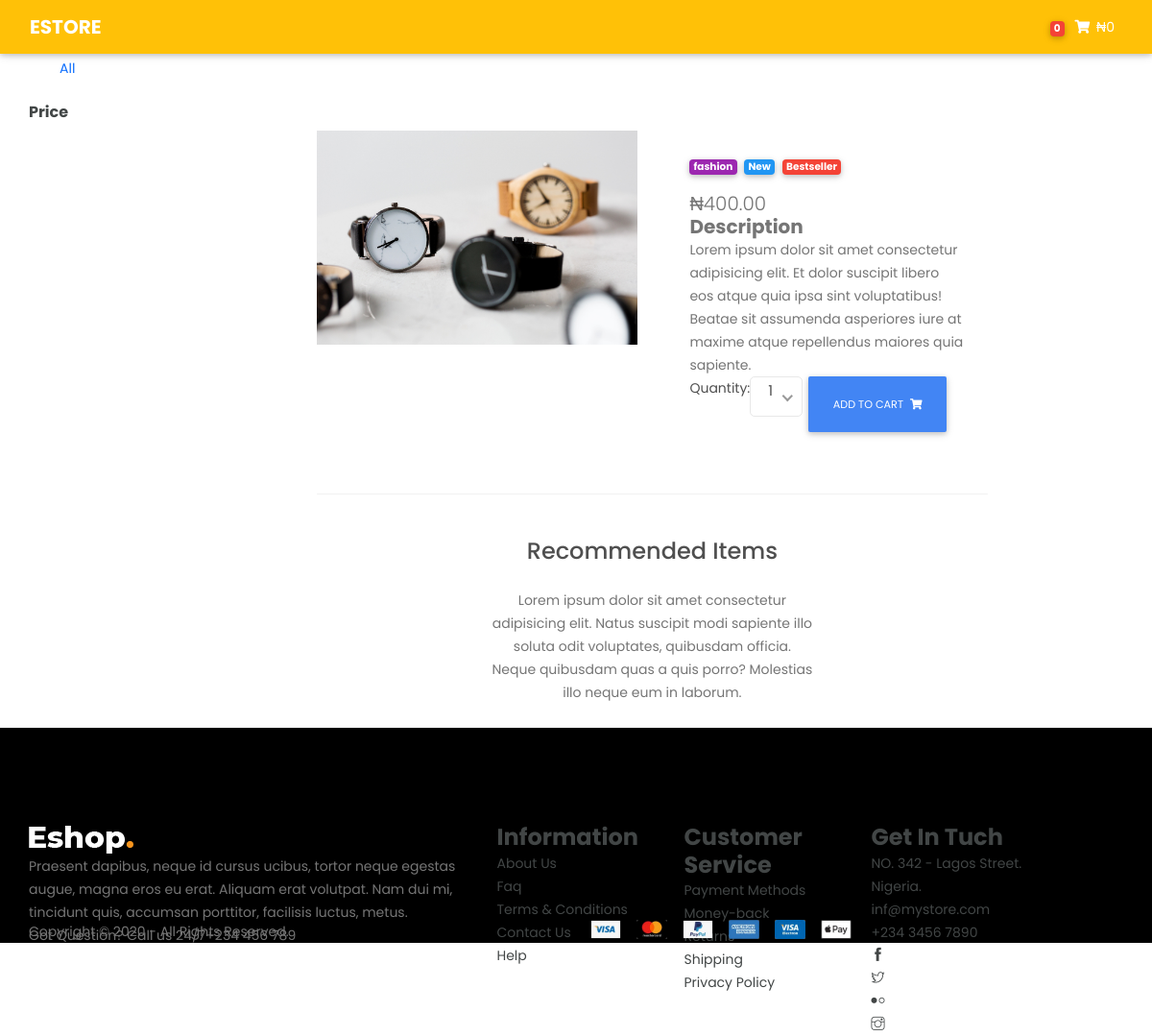
Page /product/6/gold-wristwatch/ on the committed database.
### store/models.py (models this page shows, shortened)
class Product(models.Model):
    name = models.CharField(max_length=20)
    category = models.ForeignKey(Category, related_name='products', on_delete=models.CASCADE)
    description = models.TextField(default='lets make a description right here. You cant get a better product than what we have here', null=True,
                                    blank=True)
    price = models.DecimalField(max_digits=10, decimal_places=2, default=0.00)
    price_filter = models.ForeignKey(Price_filter, on_delete=models.CASCADE, blank=True, max_length=13)
    available = models.BooleanField(default=False)
    image = models.ImageField(upload_to='media/product')
    add_to_carousel = models.ForeignKey(Carousel, related_name='carousels', on_delete=models.CASCADE, null=True, blank=True)
    created = models.DateTimeField(auto_now=True)
    updated = models.DateTimeField(auto_now=True)
    slug = models.SlugField(unique=True, null=False)
    class Meta:
        ordering = ['-created']
        index_together = (('id', 'slug'),)

class Category(models.Model):
    name = models.CharField(max_length=12, db_index=True)
    slug = models.SlugField(null=False, unique=True)
    image = models.ImageField(upload_to='media/category', blank=True, null=True)
    class Meta:
        verbose_name = 'category'
        verbose_name_plural = 'categories'

### store/views.py (the view)
# urls.py: path('product/<int:id>/<slug:slug>/', views.product_detail, name='product_detail'),
def product_detail(request, id, slug):
    product = get_object_or_404(Product, id=id, slug=slug, available=True)
    cart_product_form = CartAddProductForm()
    return render(request, 'product.html', {'product':product, 'cart_product_form': cart_product_form})

### cart/cart.py (called while the page is built)
    def __len__(self):
        return sum(item['quantity'] for item in self.cart.values())

    def get_total_price(self):
        return sum(Decimal(item['price']) * item['quantity'] for item in self.cart.values())

### cart/context_processor.py (called while the page is built)
def cart(request):
    return({'cart': Cart(request)})

### store/templates/product.html (shortened to what this page needs)
{% extends 'base.html' %}
{% load humanize %}
{% block content %}
<main class="mt-5 pt-4">
  <div class="container dark-grey-text mt-5">
    <div class="row wow fadeIn">
      <div class="col-md-6 mb-4">
        <img src="{{ product.image.url }}" class="img-fluid" alt="">
      </div>
      <div class="col-md-6 mb-4">
        <div class="p-4">
          <div class="mb-3">
            <a href="">
              <span class="badge purple mr-1">{{ product.category.name }}</span>
            </a>
            <a href="">
              <span class="badge blue mr-1">New</span>
            </a>
            <a href="">
              <span class="badge red mr-1">Bestseller</span>
            </a>
          </div>
          <p class="lead">
            <span>&#8358;{{ product.price | intcomma}}</span>
          </p>
          <p class="lead font-weight-bold">Description</p>
          <p>Lorem ipsum dolor sit amet consectetur adipisicing elit. Et dolor suscipit libero eos atque quia ipsa
            sint voluptatibus!
            Beatae sit assumenda asperiores iure at maxime atque repellendus maiores quia sapiente.</p>
          <form class="d-flex justify-content-left" action="{% url 'cart:cart_add' product.id %}" method="post">
            {{ cart_product_form }}
            <button class="btn btn-primary btn-md my-0 p" type="submit">Add to cart
              <i class="fas fa-shopping-cart ml-1"></i>
            </button>
          </form>
        </div>
      </div>
    </div>
    <hr>
    <div class="row d-flex justify-content-center wow fadeIn">
      <div class="col-md-6 text-center">
        <h4 class="my-4 h4">Recommended Items</h4>
        <p>Lorem ipsum dolor sit amet consectetur adipisicing elit. Natus suscipit modi sapiente illo soluta odit
          voluptates,
          quibusdam officia. Neque quibusdam quas a quis porro? Molestias illo neque eum in laborum.</p>
      </div>
    </div>
    <div class="row wow fadeIn">
      <div class="col-lg-4 col-md-12 mb-4">
      </div>
      <div class="col-lg-4 col-md-6 mb-4">
      </div>
      <div class="col-lg-4 col-md-6 mb-4">
      </div>
    </div>
  </div>
</main>
{% endblock content %}

### rows in the picture
Product: image (picture), category.name "fashion", price "400.00"

### other values in the picture
{{ cart.get_total_price | intcomma }} "0"
{{ cart_product_form }} "Quantity:"
